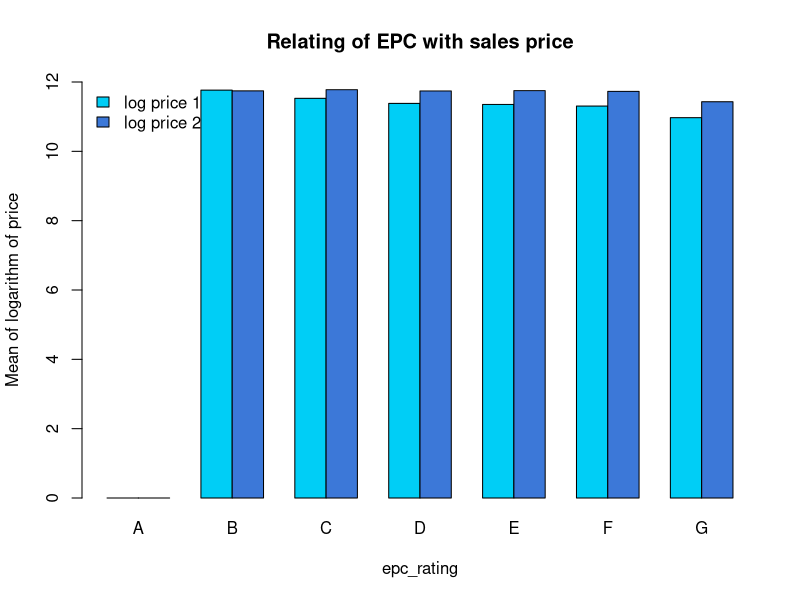
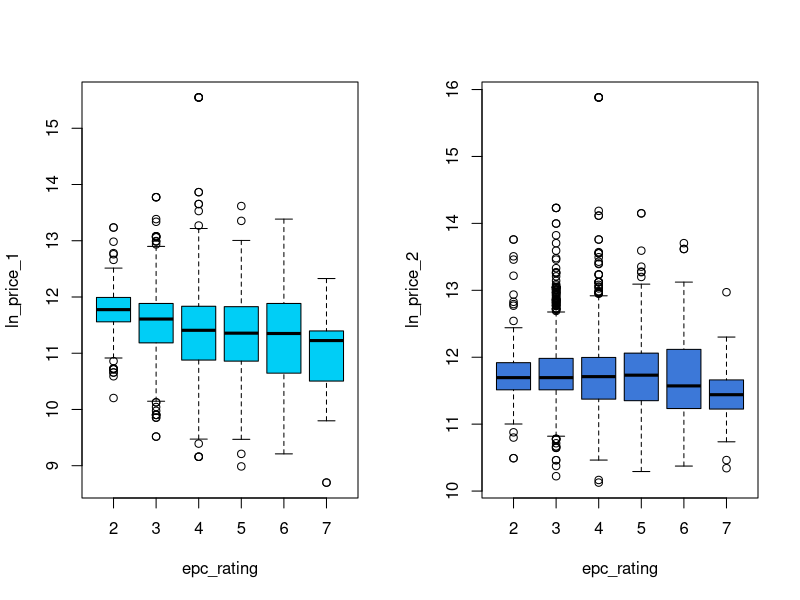
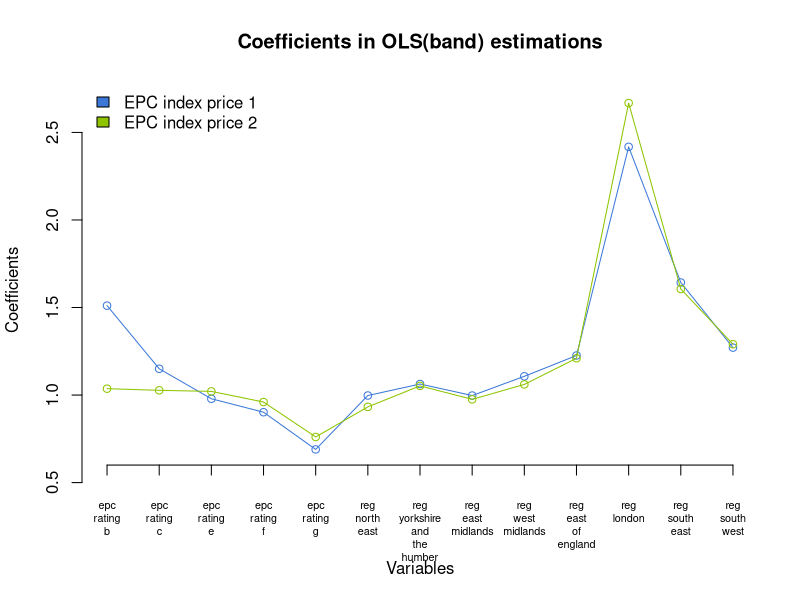
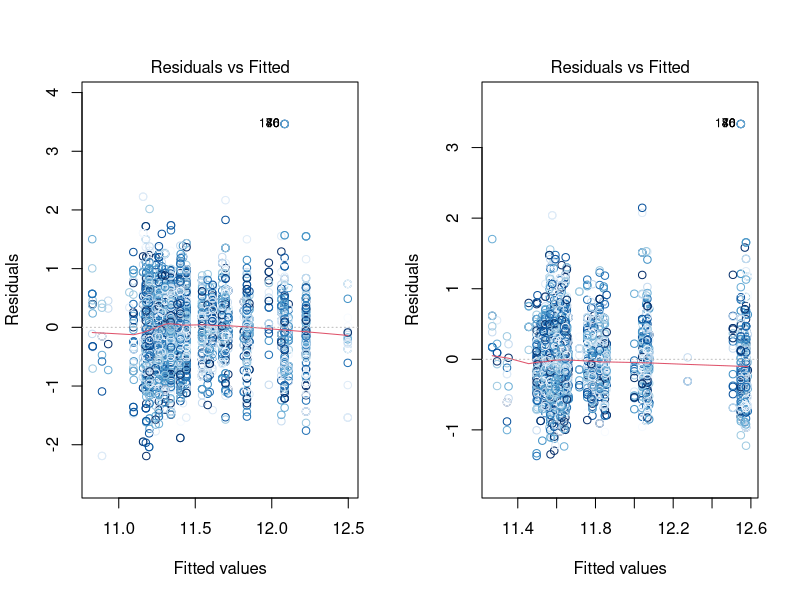
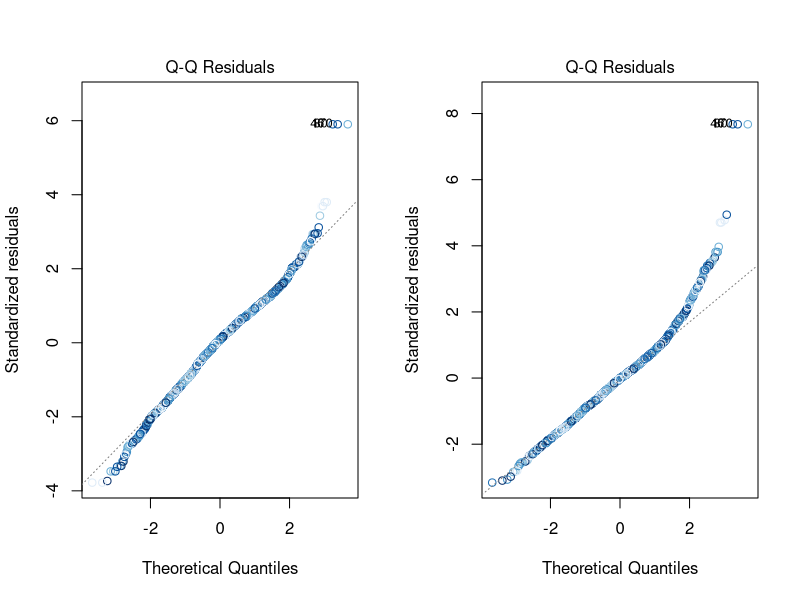
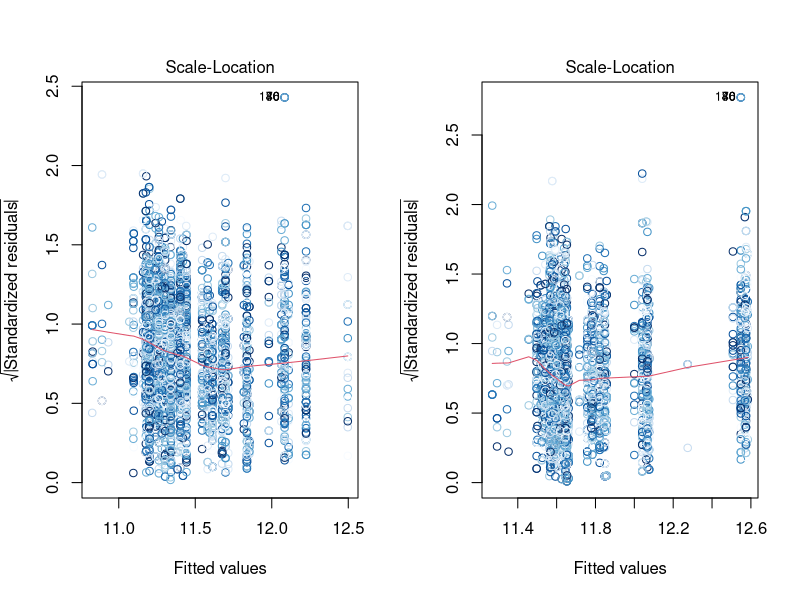
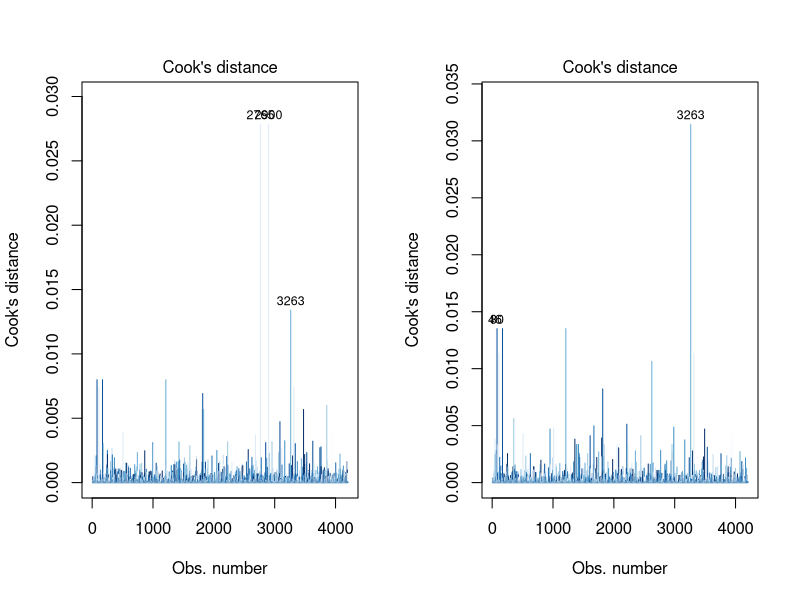
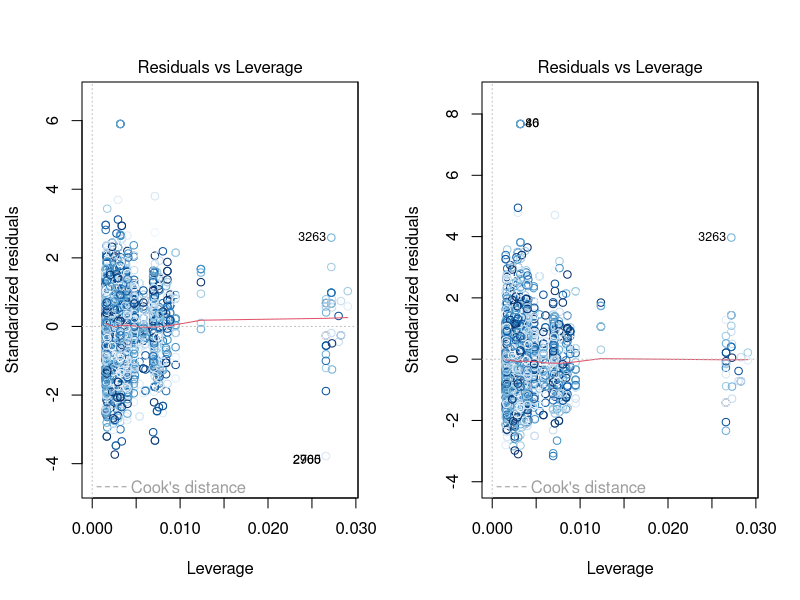

Write R code to recreate these figures, in order. (Note: this script raises an error after producing the figures.)
Data <- read.csv("Data.csv") # nolint

# INDEX
# Hedonic regression of prices (band)
# relation of rating and time between sale
# hedonic regression of time
# relation of regions and house prices
# relation of regions and time between sale
# Hedonic regression of prices (continuous)
# Repeat sales index


# relation of rating and house prices
epc_rating <- Data$epc_rating_a +
    2 * Data$epc_rating_b +
    3 * Data$epc_rating_c +
    4 * Data$epc_rating_d +
    5 * Data$epc_rating_e + 6 * Data$epc_rating_f + 7 * Data$epc_rating_g
# epc_rating corresponds epc_rating, 1 for A, 2 for B ... 7 for G.

windows()
barplot(
    cbind(c(0, 0), rbind(
        tapply(Data$ln_price_1, epc_rating, mean),
        tapply(Data$ln_price_2, epc_rating, mean)
    )),
    beside = TRUE, ylim = c(0, 12),
    names.arg = c("A", "B", "C", "D", "E", "F", "G"),
    col = c("#00CEF6", "#3C78D8"),
    xlab = "epc_rating",
    ylab = "Mean of logarithm of price",
    main = "Relating of EPC with sales price",
)
legend("topleft", c("log price 1", "log price 2"),
    fill = c("#00CEF6", "#3C78D8"),
    bty = "n"
)

windows()
par(mfrow = c(1, 2))

boxplot(Data$ln_price_1 ~ epc_rating, ylab = "ln_price_1", col = c("#00CEF6"))
boxplot(Data$ln_price_2 ~ epc_rating, ylab = "ln_price_2", col = c("#3C78D8"))


# hedonic regression of prices
epc_price1 <- lm(ln_price_1 ~ epc_rating_b +
    epc_rating_c + epc_rating_e +
    epc_rating_f + epc_rating_g +
    reg_north_east +
    reg_yorkshire_and_the_humber + reg_east_midlands +
    reg_west_midlands + reg_east_of_england +
    reg_london + reg_south_east + reg_south_west, data = Data)


epc_price2 <- lm(ln_price_2 ~ epc_rating_b +
    epc_rating_c + epc_rating_e +
    epc_rating_f + epc_rating_g +
    reg_north_east +
    reg_yorkshire_and_the_humber + reg_east_midlands +
    reg_west_midlands + reg_east_of_england +
    reg_london + reg_south_east + reg_south_west, data = Data)


options(scipen = 999)
sink("OLS(band).txt")
print(summary(epc_price1))
print(summary(epc_price2))
# Summary shows the statistically significant variables of of ln_price
# Positivity of coefficients imply positive associativity


hedonic_price1 <- exp(epc_price1$coefficients) # hedonic price index1
hedonic_price2 <- exp(epc_price2$coefficients) # hedonic price index2

# confidence intervals for model coefficients
confint(epc_price1, conf.level = 0.95)
confint(epc_price2, conf.level = 0.95)


windows()
plot(1:13, hedonic_price1[-1],
    type = "n",
    axes = F,
    ylab = "",
    xlab = "",
    ylim = c(0.5, 2.7)
)

lines(1:13, hedonic_price1[-1], type = "o", col = "#3C78D8")
lines(1:13, hedonic_price2[-1], type = "o", col = "#8EC400")
axis(2)
axis(1,
    at = 1:13,
    labels = gsub("_", "\n", names(hedonic_price1)[-1]),
    padj = 1, pos = 0.6, cex.axis = 0.65
)
legend("topleft", c("EPC index price 1", "EPC index price 2"),
    fill = c("#3C78D8", "#8EC400"),
    bty = "n"
)
title(
    main = "Coefficients in OLS(band) estimations",
    ylab = "Coefficients",
    xlab = "Variables"
)

# Diagnostic plots for the model- 4 Residual plots-
# Residual = True value - Fitted value
# Residuals vs Fitted
# Normal Probability Plot of Residuals
# sqrt(|standardized residual|) vs fitted values
# Residuals vs Leverage
for (i in 1:6) {
    windows()
    par(mfrow = c(1, 2))
    plot(epc_price1, which = c(i), col = blues9)
    plot(epc_price2, which = c(i), col = blues9)
}

sink()

# relation of region and rating
windows()
barplot(
    t(rbind(
        tapply(Data$reg_north_east, epc_rating, sum),
        tapply(Data$reg_north_west, epc_rating, sum),
        tapply(Data$reg_yorkshire_and_the_humber, epc_rating, sum),
        tapply(Data$reg_east_midlands, epc_rating, sum),
        tapply(Data$reg_west_midlands, epc_rating, sum),
        tapply(Data$reg_east_of_england, epc_rating, sum),
        tapply(Data$reg_london, epc_rating, sum),
        tapply(Data$reg_south_east, epc_rating, sum),
        tapply(Data$reg_south_west, epc_rating, sum)
    ) / 4201),
    ylim = c(0, 0.2),
    names.arg = gsub("_", " ", substring(colnames(Data)[36:44], 5)),
    col = rev(blues9),
    xlab = "Regions",
    ylab = "Frequency"
)
legend("topright", c(
    "North East", "North West", "Yorkshire and the Humber",
    "East Midlands", "West Midlands", "East of England", "London",
    "South East", "South West"
),
fill = rev(blues9),
bty = "n"
)

regions <- Data$reg_north_east +
    2 * Data$reg_north_west +
    3 * Data$reg_yorkshire_and_the_humber +
    4 * Data$reg_east_midlands +
    5 * Data$reg_west_midlands +
    6 * Data$reg_east_of_england +
    7 * Data$reg_london +
    8 * Data$reg_south_east +
    9 * Data$reg_south_west

# relation of regions and house prices
windows()
barplot(
    rbind(
        tapply(Data$ln_price_1, regions, mean),
        tapply(Data$ln_price_2, regions, mean)
    ),
    beside = TRUE, ylim = c(0, 14),
    names.arg = gsub("_", " ", substring(colnames(Data)[36:44], 5)),
    xlab = "Regions",
    col = c("#00CEF6", "#3C78D8"),
    ylab = "Mean of logarithm of sales price"
)
legend("topright", c("Price index 1", "Price index 2"),
    fill = c("#00CEF6", "#3C78D8"),
    bty = "n"
)

windows()
par(mfrow = c(1, 2))
boxplot(Data$ln_price_1 ~ regions,
    xlab = "Regions", ylab = "Logarithm of first sales price",
    col = c("#00CEF6")
)
boxplot(Data$ln_price_2 ~ regions,
    xlab = "Regions", ylab = "Logarithm of second sales price",
    col = c("#3C78D8")
)

# Continuous OLS
library(MASS)
windows()

price1_bc <- boxcox(price_1 ~ imd_score + income_score +
    emp_score + educ_score +
    health_score + crime_score +
    barrier_score + living_score, data = Data)

epc_price1_cont <- lm(ln_price_1 ~ imd_score + income_score +
    emp_score + educ_score +
    health_score + crime_score +
    barrier_score + living_score, data = Data)

price2_bc <- boxcox(price_2 ~ imd_score + income_score +
    emp_score + educ_score +
    health_score + crime_score +
    barrier_score + living_score, data = Data)

epc_price2_cont <- lm(t_price_2 ~ imd_score + income_score +
    emp_score + educ_score +
    health_score + crime_score +
    barrier_score + living_score, data = Data)

sink("OLS(continuous).txt")
print(summary(epc_price1_cont))
print(summary(epc_price2_cont))

# confidence intervals for model coefficients
confint(epc_price1_cont, conf.level = 0.95)
confint(epc_price2_cont, conf.level = 0.95)

sink()

windows()
par(mfrow = c(1, 2))
hist(Data$ln_price_1,
    freq = F, breaks = 30,
    xlim = range(c(8, 16)), col = "#00CEF6",
    main = "Transformed first transaction price"
)
hist(Data$t_price_2,
    freq = F, breaks = 30,
    col = "#3C78D8",
    main = "Transformed second transaction price"
)

windows()
par(mfrow = c(1, 2))
hist(Data$price_1,
    freq = F, breaks = 30,
    col = "#00CEF6",
    main = "First transaction price"
)
hist(Data$price_2,
    freq = F, breaks = 30,
    col = "#3C78D8",
    main = "Second transaction price"
)

windows()
par(mfrow = c(2, 4))
visreg(epc_price1_cont,
    trans = exp, ylab = "Price 1", ylim = c(0, 300000), partial = TRUE
)

transp2 <- function(x) {
    return((1 - 0.3030303 * x)^ (1 / -0.3030303))
}
windows()
par(mfrow = c(2, 4))
visreg(epc_price2_cont,
    trans = transp2, ylab = "Price 2", ylim = c(0, 300000), partial = TRUE
)

# Repeat sales index
rsi <- read.csv("RSI.csv")
index <- lm(log_change ~ 0 + Y1996 + Y1997 + Y1998 + Y1999 +
    Y2000 + Y2001 + Y2002 + Y2003 + Y2004 + Y2005 + Y2006 + Y2007 + Y2008
    + Y2009 + Y2010 + Y2011 + Y2012, data = rsi)
windows()
rs_index <- exp(coef(index))
plot(rs_index, type = "o", axes = F, xlab = "", ylab = "", col = "#3C78D8")
axis(2)
axis(1,
    at = 1:17,
    labels = gsub("Y", "", colnames(rsi)[4:20]),
    padj = 1
)
title(
    main = "Repeated Sales Index",
    ylab = "Index",
    xlab = "Year"
)
